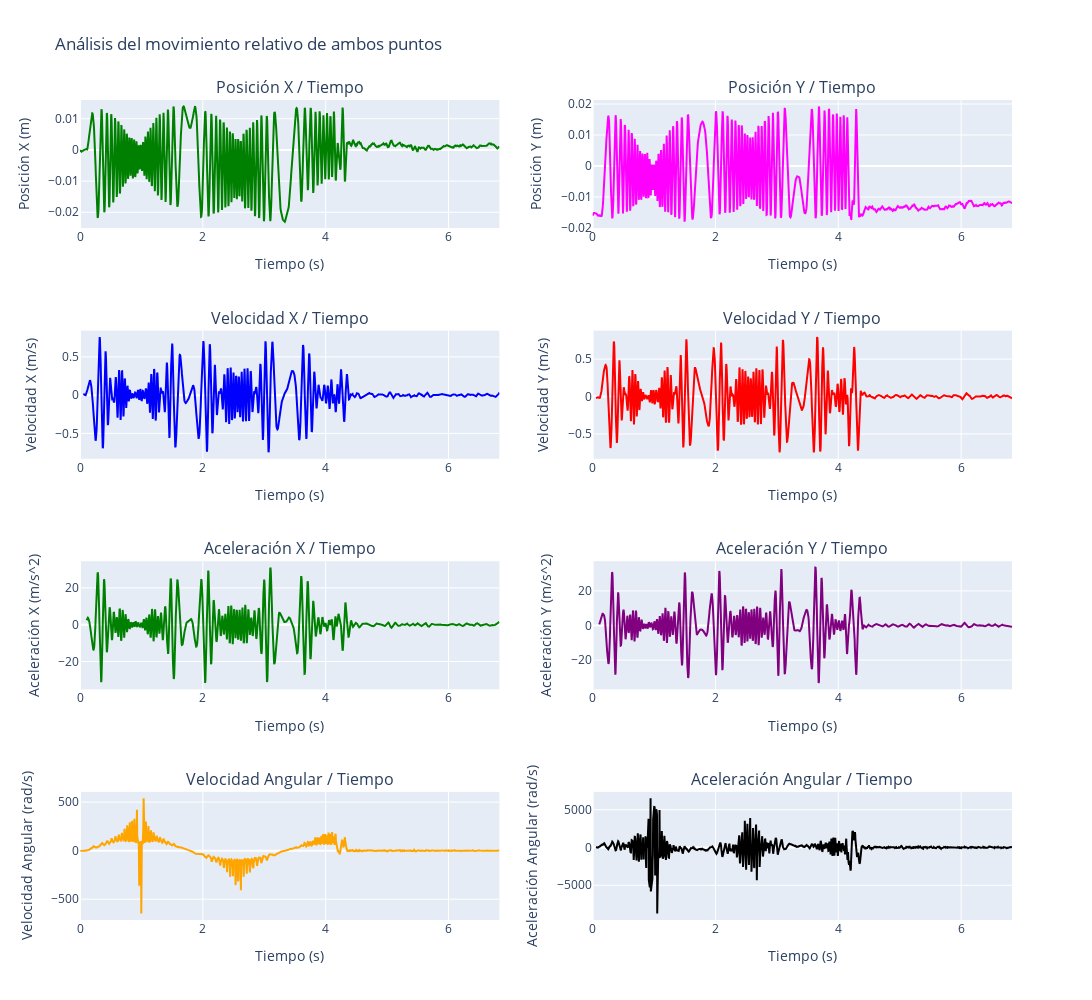

Here is the notebook cell this chart was saved with:
### Code cell
# Elegir dataframe a graficar
dfG = dfRelativoBordeCentro
dfG_speed = dfRelativoBordeCentro_speed
dfG_acceleration = dfRelativoBordeCentro_acceleration

# Crear figura y ejes
# 3 filas, 2 columnas
fig = make_subplots(rows=4, cols=2, subplot_titles=("Posición X / Tiempo", "Posición Y / Tiempo",
                                                    "Velocidad X / Tiempo", "Velocidad Y / Tiempo",
                                                    "Aceleración X / Tiempo", "Aceleración Y / Tiempo",
                                                    "Velocidad Angular / Tiempo", "Aceleración Angular / Tiempo"))

# Grafica la posición X en funcion del tiempo
fig.update_yaxes(title_text="Posición X (m)", row=1, col=1)
fig.update_xaxes(title_text="Tiempo (s)", row=1, col=1)
fig.add_trace(go.Scatter(x=dfG['Time (sec)'], y=dfG['Relative_Position_X'], mode='lines', marker=dict(color='green')), row=1, col=1)

# Grafica la posición Y / tiempo
fig.update_yaxes(title_text="Posición Y (m)", row=1, col=2)
fig.update_xaxes(title_text="Tiempo (s)", row=1, col=2)
fig.add_trace(go.Scatter(x=dfG['Time (sec)'], y=dfG['Relative_Position_Y'], mode='lines', marker=dict(color='magenta')), row=1, col=2)

# Grafica la velocidad X / tiempo
fig.update_yaxes(title_text="Velocidad X (m/s)", row=2, col=1)
fig.update_xaxes(title_text="Tiempo (s)", row=2, col=1)
fig.add_trace(go.Scatter(x=dfG_speed['Time (sec)'], y=dfG_speed['Relative_Speed_X'], mode='lines', marker=dict(color='blue')), row=2, col=1)

# Grafica la velocidad Y / tiempo
fig.update_yaxes(title_text="Velocidad Y (m/s)", row=2, col=2)
fig.update_xaxes(title_text="Tiempo (s)", row=2, col=2)
fig.add_trace(go.Scatter(x=dfG_speed['Time (sec)'], y=dfG_speed['Relative_Speed_Y'], mode='lines', marker=dict(color='red')), row=2, col=2)

# Grafica la aceleración X / tiempo
fig.update_yaxes(title_text="Aceleración X (m/s^2)", row=3, col=1)
fig.update_xaxes(title_text="Tiempo (s)", row=3, col=1)
fig.add_trace(go.Scatter(x=dfG_acceleration['Time (sec)'], y=dfG_acceleration['Relative_Acceleration_X'], mode='lines', marker=dict(color='green')), row=3, col=1)

# Grafica la aceleración Y / tiempo
fig.update_yaxes(title_text="Aceleración Y (m/s^2)", row=3, col=2)
fig.update_xaxes(title_text="Tiempo (s)", row=3, col=2)
fig.add_trace(go.Scatter(x=dfG_acceleration['Time (sec)'], y=dfG_acceleration['Relative_Acceleration_Y'], mode='lines', marker=dict(color='purple')), row=3, col=2)

# Grafica la velocidad angular
fig.update_yaxes(title_text="Velocidad Angular (rad/s)", row=4, col=1)
fig.update_xaxes(title_text="Tiempo (s)", row=4, col=1)
fig.add_trace(go.Scatter(x=dfG['Time (sec)'], y=dfG['Relative_Angular_Velocity'], mode='lines', marker=dict(color='orange')), row=4, col=1)

#Grafica la aceleración angular
fig.update_yaxes(title_text="Aceleración Angular (rad/s)", row=4, col=2)
fig.update_xaxes(title_text="Tiempo (s)", row=4, col=2)
fig.add_trace(go.Scatter(x=dfG['Time (sec)'], y=dfG['Relative_Angular_Acceleration'], mode='lines', marker=dict(color='black')), row=4, col=2)

# Actualizar los títulos y ajustar el diseño
fig.update_layout(height=1000, width=1200, title_text="Análisis del movimiento relativo de ambos puntos", showlegend=False)

# Mostrar los gráficos
fig.show() # Si hay error acá, revisar el renderer

### Figure 1 — Plotly figure (JSON) as saved in the notebook; plotly's stock layout.template omitted (floating-point values rounded to 4 significant figures; data arrays with more than 128 entries replaced by an {"elided": "..."} marker saying what was removed)
{"data": [{"marker": {"color": "green"}, "mode": "lines", "type": "scatter", "x": {"elided": "1643 float values"}, "xaxis": "x", "y": {"elided": "1643 float values"}, "yaxis": "y"}, {"marker": {"color": "magenta"}, "mode": "lines", "type": "scatter", "x": {"elided": "1643 float values"}, "xaxis": "x2", "y": {"elided": "1643 float values"}, "yaxis": "y2"}, {"marker": {"color": "blue"}, "mode": "lines", "type": "scatter", "x": {"elided": "1643 float values"}, "xaxis": "x3", "y": {"elided": "1643 float values"}, "yaxis": "y3"}, {"marker": {"color": "red"}, "mode": "lines", "type": "scatter", "x": {"elided": "1643 float values"}, "xaxis": "x4", "y": {"elided": "1643 float values"}, "yaxis": "y4"}, {"marker": {"color": "green"}, "mode": "lines", "type": "scatter", "x": {"elided": "1643 float values"}, "xaxis": "x5", "y": {"elided": "1643 float values"}, "yaxis": "y5"}, {"marker": {"color": "purple"}, "mode": "lines", "type": "scatter", "x": {"elided": "1643 float values"}, "xaxis": "x6", "y": {"elided": "1643 float values"}, "yaxis": "y6"}, {"marker": {"color": "orange"}, "mode": "lines", "type": "scatter", "x": {"elided": "1643 float values"}, "xaxis": "x7", "y": {"elided": "1643 float values"}, "yaxis": "y7"}, {"marker": {"color": "black"}, "mode": "lines", "type": "scatter", "x": {"elided": "1643 float values"}, "xaxis": "x8", "y": {"elided": "1643 float values"}, "yaxis": "y8"}], "layout": {"annotations": [{"font": {"size": 16}, "showarrow": false, "text": "Posición X / Tiempo", "x": 0.225, "xanchor": "center", "xref": "paper", "y": 1, "yanchor": "bottom", "yref": "paper"}, {"font": {"size": 16}, "showarrow": false, "text": "Posición Y / Tiempo", "x": 0.775, "xanchor": "center", "xref": "paper", "y": 1, "yanchor": "bottom", "yref": "paper"}, {"font": {"size": 16}, "showarrow": false, "text": "Velocidad X / Tiempo", "x": 0.225, "xanchor": "center", "xref": "paper", "y": 0.7188, "yanchor": "bottom", "yref": "paper"}, {"font": {"size": 16}, "showarrow": false, "text": "Velocidad Y / Tiempo", "x": 0.775, "xanchor": "center", "xref": "paper", "y": 0.7188, "yanchor": "bottom", "yref": "paper"}, {"font": {"size": 16}, "showarrow": false, "text": "Aceleración X / Tiempo", "x": 0.225, "xanchor": "center", "xref": "paper", "y": 0.4375, "yanchor": "bottom", "yref": "paper"}, {"font": {"size": 16}, "showarrow": false, "text": "Aceleración Y / Tiempo", "x": 0.775, "xanchor": "center", "xref": "paper", "y": 0.4375, "yanchor": "bottom", "yref": "paper"}, {"font": {"size": 16}, "showarrow": false, "text": "Velocidad Angular / Tiempo", "x": 0.225, "xanchor": "center", "xref": "paper", "y": 0.1562, "yanchor": "bottom", "yref": "paper"}, {"font": {"size": 16}, "showarrow": false, "text": "Aceleración Angular / Tiempo", "x": 0.775, "xanchor": "center", "xref": "paper", "y": 0.1562, "yanchor": "bottom", "yref": "paper"}], "height": 1000, "showlegend": false, "title": {"text": "Análisis del movimiento relativo de ambos puntos"}, "width": 1200, "xaxis": {"anchor": "y", "domain": [0, 0.45], "title": {"text": "Tiempo (s)"}}, "xaxis2": {"anchor": "y2", "domain": [0.55, 1], "title": {"text": "Tiempo (s)"}}, "xaxis3": {"anchor": "y3", "domain": [0, 0.45], "title": {"text": "Tiempo (s)"}}, "xaxis4": {"anchor": "y4", "domain": [0.55, 1], "title": {"text": "Tiempo (s)"}}, "xaxis5": {"anchor": "y5", "domain": [0, 0.45], "title": {"text": "Tiempo (s)"}}, "xaxis6": {"anchor": "y6", "domain": [0.55, 1], "title": {"text": "Tiempo (s)"}}, "xaxis7": {"anchor": "y7", "domain": [0, 0.45], "title": {"text": "Tiempo (s)"}}, "xaxis8": {"anchor": "y8", "domain": [0.55, 1], "title": {"text": "Tiempo (s)"}}, "yaxis": {"anchor": "x", "domain": [0.8438, 1], "title": {"text": "Posición X (m)"}}, "yaxis2": {"anchor": "x2", "domain": [0.8438, 1], "title": {"text": "Posición Y (m)"}}, "yaxis3": {"anchor": "x3", "domain": [0.5625, 0.7188], "title": {"text": "Velocidad X (m/s)"}}, "yaxis4": {"anchor": "x4", "domain": [0.5625, 0.7188], "title": {"text": "Velocidad Y (m/s)"}}, "yaxis5": {"anchor": "x5", "domain": [0.2812, 0.4375], "title": {"text": "Aceleración X (m/s^2)"}}, "yaxis6": {"anchor": "x6", "domain": [0.2812, 0.4375], "title": {"text": "Aceleración Y (m/s^2)"}}, "yaxis7": {"anchor": "x7", "domain": [0, 0.1562], "title": {"text": "Velocidad Angular (rad/s)"}}, "yaxis8": {"anchor": "x8", "domain": [0, 0.1562], "title": {"text": "Aceleración Angular (rad/s)"}}}}
